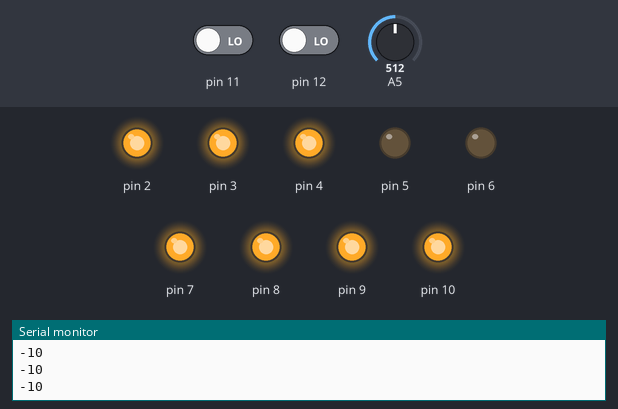
The sketch below on a simulated Arduino Uno, built with avr-gcc and run on an emulated ATmega328P. Parts: output pins drawn as LEDs (lit = HIGH), the last lines printed to the serial monitor. Dashed ring = blinking. Inputs (shaded band) come from the test bench; at power-on: pin 11 LOW, pin 12 LOW, A5 = 512. Random numbers use the default seed unless the sketch sets one.

Above: at 1.2 s.
1.3 s: pin 11 driven HIGH
At 1.82 s:
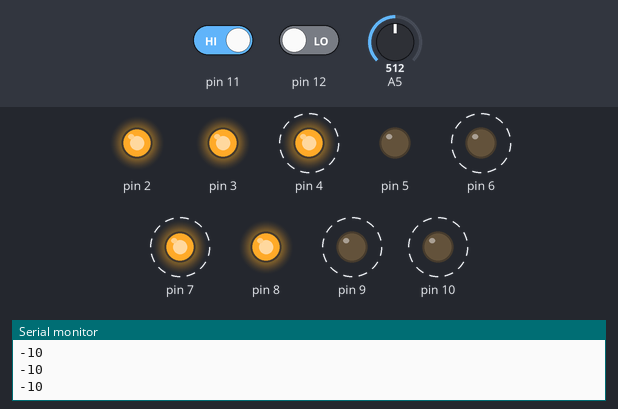
4.3 s: pin 12 driven HIGH
At 7.6 s:
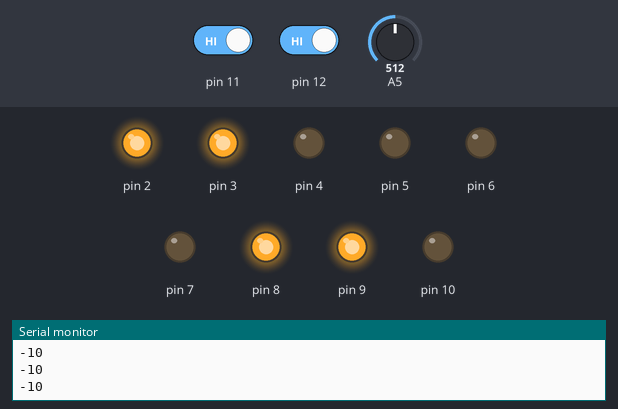
10.3 s: pin 12 driven LOW
13.3 s: pin 11 driven LOW
14.9 s: pin 11 driven HIGH and pin 12 driven HIGH
At 15.3 s:
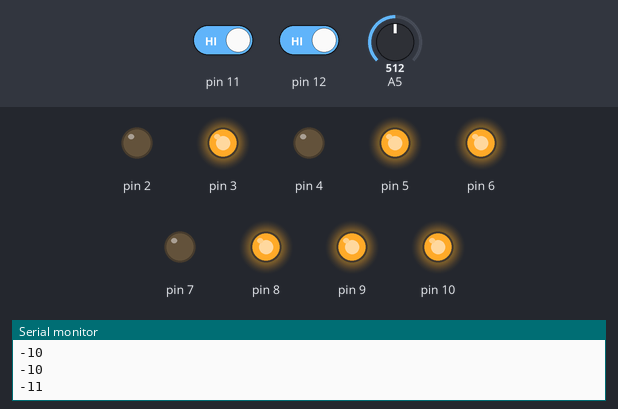
Timing chart, 0 to 21.9 s (numbered marks = the images above; inputs shaded):
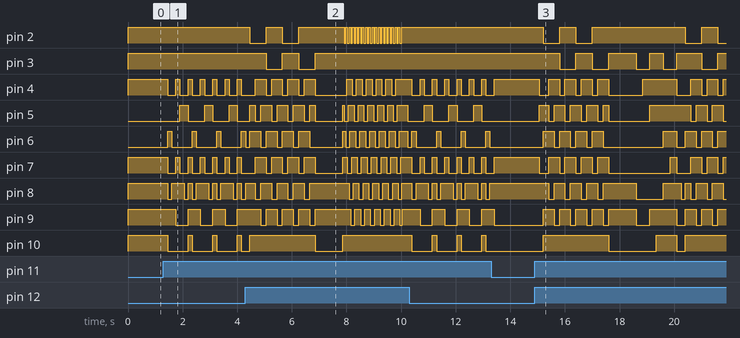

Measured:
- after the input at 1.3 s, pin 4: alternates HIGH for 0.15 s and LOW for 0.30 s, starting after 0.15 s; pin 5: alternates HIGH for 0.30 s and LOW for 0.60 s, starting after 0.60 s
- after the input at 4.3 s, pin 2: goes LOW 0.60 s, HIGH 0.60 s, LOW 0.60 s, HIGH 1.7 s, 17 × (LOW 0.06 s, HIGH 0.06 s), LOW 0.06 s, then HIGH, starting after 0.16 s; pin 3: alternates HIGH for 0.60 s and LOW for 0.60 s, 4 changes in all, then stays HIGH, starting after 0.76 s
- after the input at 14.9 s, pin 2: goes LOW 0.60 s, HIGH 0.60 s, LOW 0.60 s, HIGH 3.4 s, LOW 0.60 s, HIGH 0.60 s, then LOW, starting after 0.30 s; pin 3: HIGH → LOW after 0.90 s, → HIGH 0.60 s later, → LOW 0.60 s later, → HIGH 0.60 s later, … (10 changes in this stretch)

The sketch:

7SEGMENT.ino
```cpp
int bitsegment[6]={121,36,48,25,18,2};
int i = 4,n=0,m=-1,j;

void setup()
{
  // define pin modes
 Serial.begin(9600);
 pinMode(2,OUTPUT);
 pinMode(3,OUTPUT);
 pinMode(4,OUTPUT);
 pinMode(5,OUTPUT);
 pinMode(6,OUTPUT);
 pinMode(7,OUTPUT);
 pinMode(8,OUTPUT);
 pinMode(9,OUTPUT);
 pinMode(10,OUTPUT);
 pinMode(11,INPUT);
 pinMode(12,INPUT);
 for(i=4;i<=10;i++){
  digitalWrite(i,HIGH);
 }
 for(i=0;i<=7;i++){
    digitalWrite(i+4,(bitsegment[n])>>(i)& 0x01);
    }
  digitalWrite(2,HIGH);
    digitalWrite(3,HIGH);
}

void loop()
{


  guess();

  start();
    Serial.print(m);
  Serial.println(digitalRead(12));
 randomSeed(analogRead(A5));


}
void guess(){
  if(digitalRead(11)==HIGH){
    delay(150);
    n++;
    if(n>5){
      n=0;
    }

    for(i=0;i<=7;i++){
    digitalWrite(i+4,(bitsegment[n])>>(i)& 0x01);
    }


  }

}
void start(){
    if(digitalRead(12)==HIGH){
      delay(150);
       rng();
      //m=0;//fortesting
    m = random(0,6);
    for(i=0;i<=7;i++){
    digitalWrite(i+4,(bitsegment[m])>>(i)& 0x01);
    }
    delay(1000);
      if(n==m){
        yes();

      }else{
        nope();

      }
    }

}
void rng(){
    for(j=0;j<4;j++){
    for(i=4;i<=10;i++){
      digitalWrite(i,HIGH);
    }
    if(digitalRead(2)==HIGH){
       digitalWrite(2,LOW);
    digitalWrite(3,HIGH);
    }else{
       digitalWrite(3,LOW);
    digitalWrite(2,HIGH);
    }
    digitalWrite(4,LOW);
    digitalWrite(7,LOW);
    delay(200);
    digitalWrite(5,LOW);
    digitalWrite(8,LOW);
    digitalWrite(4,HIGH);
    digitalWrite(7,HIGH);
    delay(200);
    digitalWrite(6,LOW);
    digitalWrite(9,LOW);
    digitalWrite(5,HIGH);
    digitalWrite(8,HIGH);

    delay(200);
    digitalWrite(3,HIGH);
    }
}
void yes(){


    for(i=4;i<=10;i++){
      digitalWrite(i,HIGH);
    }

    for(j=0;j<=5;j++){
      for(i=4;i<=9;i++){
      digitalWrite(i,LOW);
      delay(30);
      if(i==5){
        digitalWrite(9,HIGH);
      }
      if(i==4){
        digitalWrite(8,HIGH);
      }
      digitalWrite(i-2,HIGH);
      delay(30);
      if(digitalRead(2)==HIGH){
         digitalWrite(2,LOW);

      }else{
        digitalWrite(2,HIGH);
      }
    }

    }
    digitalWrite(8,HIGH);
    delay(30);
    digitalWrite(9,HIGH);

    delay(200);
    n=0;
    for(i=0;i<=7;i++){
    digitalWrite(i+4,(bitsegment[n])>>(i)& 0x01);
    }
    m=-1;
}
void nope(){
for(i=4;i<=10;i++){
      digitalWrite(i,LOW);
    }

    digitalWrite(3,LOW);
    delay(250);
digitalWrite(4,HIGH);
delay(250);
digitalWrite(5,HIGH);
digitalWrite(9,HIGH);
digitalWrite(3,HIGH);
delay(250);
digitalWrite(10,HIGH);
delay(250);
digitalWrite(6,HIGH);
digitalWrite(8,HIGH);
digitalWrite(3,LOW);
delay(250);
digitalWrite(7,HIGH);


    delay(250);
    digitalWrite(3,HIGH);
  m=-1;
  for(i=0;i<=7;i++){
    digitalWrite(i+4,(bitsegment[n])>>(i)& 0x01);
    }

}
```
